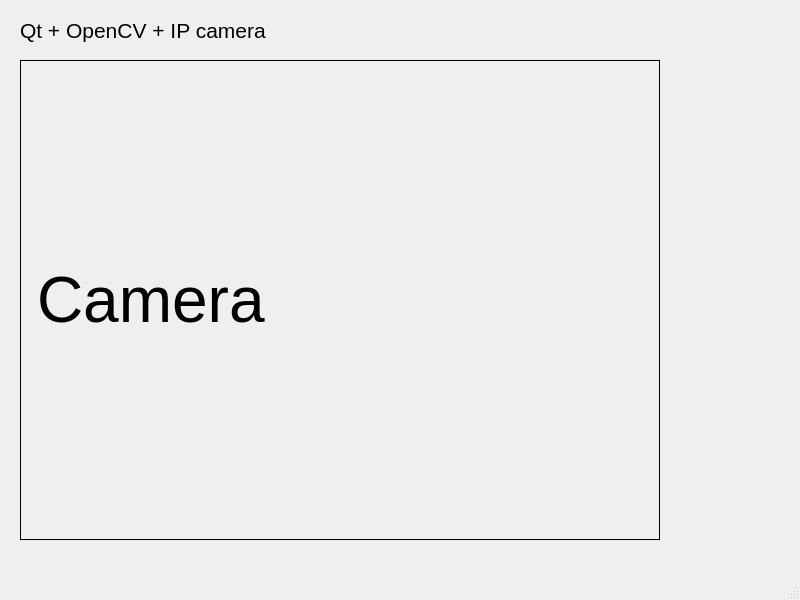
<?xml version="1.0" encoding="UTF-8"?>
<ui version="4.0">
 <class>MainWindow</class>
 <widget class="QMainWindow" name="MainWindow">
  <property name="geometry">
   <rect>
    <x>0</x>
    <y>0</y>
    <width>800</width>
    <height>600</height>
   </rect>
  </property>
  <property name="windowTitle">
   <string>MainWindow</string>
  </property>
  <widget class="QWidget" name="centralwidget">
   <widget class="QLabel" name="image_label">
    <property name="geometry">
     <rect>
      <x>20</x>
      <y>60</y>
      <width>640</width>
      <height>480</height>
     </rect>
    </property>
    <property name="font">
     <font>
      <pointsize>48</pointsize>
     </font>
    </property>
    <property name="frameShape">
     <enum>QFrame::Box</enum>
    </property>
    <property name="frameShadow">
     <enum>QFrame::Plain</enum>
    </property>
    <property name="lineWidth">
     <number>1</number>
    </property>
    <property name="midLineWidth">
     <number>0</number>
    </property>
    <property name="text">
     <string>Camera</string>
    </property>
    <property name="wordWrap">
     <bool>false</bool>
    </property>
    <property name="margin">
     <number>0</number>
    </property>
    <property name="indent">
     <number>-1</number>
    </property>
    <property name="openExternalLinks">
     <bool>false</bool>
    </property>
   </widget>
   <widget class="QLabel" name="label">
    <property name="geometry">
     <rect>
      <x>20</x>
      <y>10</y>
      <width>331</width>
      <height>41</height>
     </rect>
    </property>
    <property name="font">
     <font>
      <pointsize>16</pointsize>
     </font>
    </property>
    <property name="text">
     <string>Qt + OpenCV + IP camera</string>
    </property>
   </widget>
  </widget>
  <widget class="QMenuBar" name="menubar">
   <property name="geometry">
    <rect>
     <x>0</x>
     <y>0</y>
     <width>800</width>
     <height>21</height>
    </rect>
   </property>
  </widget>
  <widget class="QStatusBar" name="statusbar"/>
 </widget>
 <resources/>
 <connections/>
</ui>
